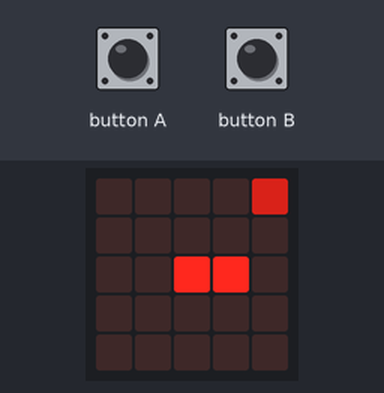
Simulated run of this program. Board: BBC micro:bit running MicroPython. On the bench: the board's 5×5 LED display. Inputs (shaded band) come from the test bench. A reset restarts the program; random numbers come from a fixed seed; the 48×5 strip is a reading aid, not a part: it shows the text the display is scrolling, unrolled, one strip-width of it at a time.

Above: at 1.2 s.
1.3 s: button A pressed for 0.15 s
At 1.9 s:
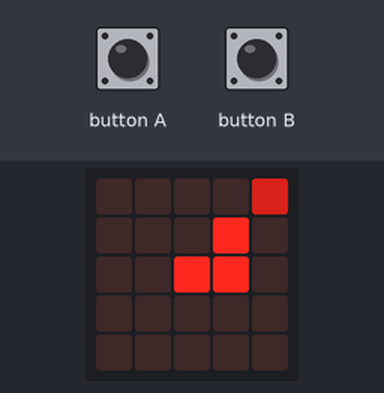
2.0 s: button B pressed for 0.15 s
At 2.4 s:
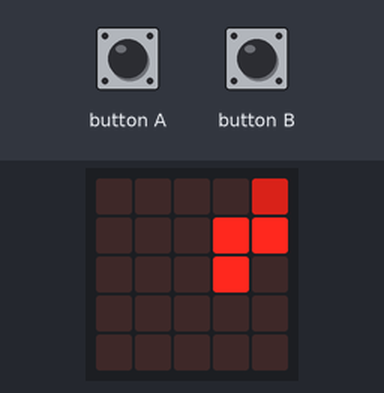
5.7 s: button A pressed 5 times (0.12 s each, 0.3 s apart)
At 7.7 s:
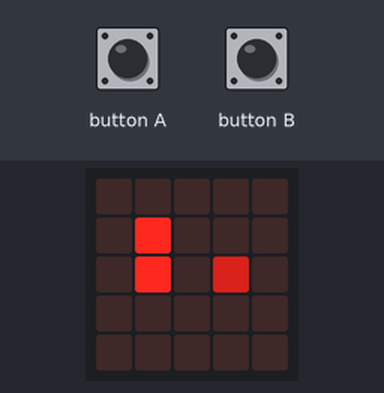

The program:

main.py
```python
from microbit import *
import random

# Contains the coordinates for all parts of the snake's body. The first value is the head of the snake.
snake = [[0, 2], [1, 2]]
# Holds the (x, y) coordinate of the fruit.
fruit = [3, 2]
# Holds the direction of the snake.
direction = 0
# Flag for when a fruit is eaten.
eaten = False

# Moves the snake in the provided (integer) direction and returns said snake.
def move(snake, direction, eaten):
    temp = [snake[0][0], snake[0][1]]
    length = len(snake)
    # Right, down, left, up respectively
    if (direction%4 == 0):
        snake[0][0] += 1
    elif (direction%4 == 1):
        snake[0][1] += 1
    elif (direction%4 == 2):
        snake[0][0] -= 1
    elif (direction%4 == 3):
        snake[0][1] -= 1

    # If a fruit was eaten, insert new part where the head previously was.
    if (eaten):
        snake.insert(1, temp)
        eaten = False
    # Else, update the rest of the snake's body going backwards.
    elif (length <= 2):
        snake[1] = temp
    else:
        for idx in range(length-1, 1, -1):
            snake[idx] = snake[idx-1]
        snake[1] = temp

    return snake

# Generates a fruit on an empty tile.
def genFruit(snake):
    # List of values that the fruit cannot spawn on.
    exclusions = []

    for part in snake:
        # Convert coordinates of each body part to single interger value.
        exclusions += [(part[1]*5) + (part[0]+1)]

    # Generate fruit coordinates.
    fruitVal = random.choice(list(set([i for i in range(1, 26)]) - set(exclusions)))-1
    fruit = [fruitVal%5, fruitVal//5]

    return fruit

# Displays each segment of the snake on the board.
def displayBoard(snake, fruit):
    for part in snake:
        display.set_pixel(part[0], part[1], 9)
    display.set_pixel(fruit[0], fruit[1], 5)

# Checks if the snake's head is in an invalid position, returns True or False.
def invalid(snake):
    # If out of bounds, game over.
    if (snake[0][0] > 4 or snake[0][1] > 4 or snake[0][0] < 0 or snake[0][1] < 0):
        return True

    # If inside self, game over.
    for idx in range(1, len(snake)):
        if snake[idx] == snake[0]:
            return True

    return False


while True:
    display.clear()

    # A turns left, B turns right.
    if (button_a.was_pressed()):
        direction -= 1
    elif (button_b.was_pressed()):
        direction += 1

    # Move snake in given direction and reset "eaten" flag.
    # If a fruit was eaten, snake will increase in size.
    snake = move(snake, direction, eaten)
    eaten = False

    # If snake is full length of board, display win screen.
    if len(snake) == 25:
        display.scroll('YOU WIN!', delay=75)
        display.show(Image.FABULOUS)
        sleep(3000)
        reset()

    # If board state is invalid, game over.
    if (invalid(snake)):
        display.scroll('GAME OVER', delay=75)
        reset()

    # If on same tile as fruit, respawn fruit in random empty tile.
    if (snake[0][0] == fruit[0] and snake[0][1] == fruit[1]):
        fruit = genFruit(snake)
        eaten = True

    # Display the updated board state.
    displayBoard(snake, fruit)

    sleep(500)
```

Measured:
- what the display in image 3 shows lasts 0.5 s, from 7.3 s to 7.8 s
